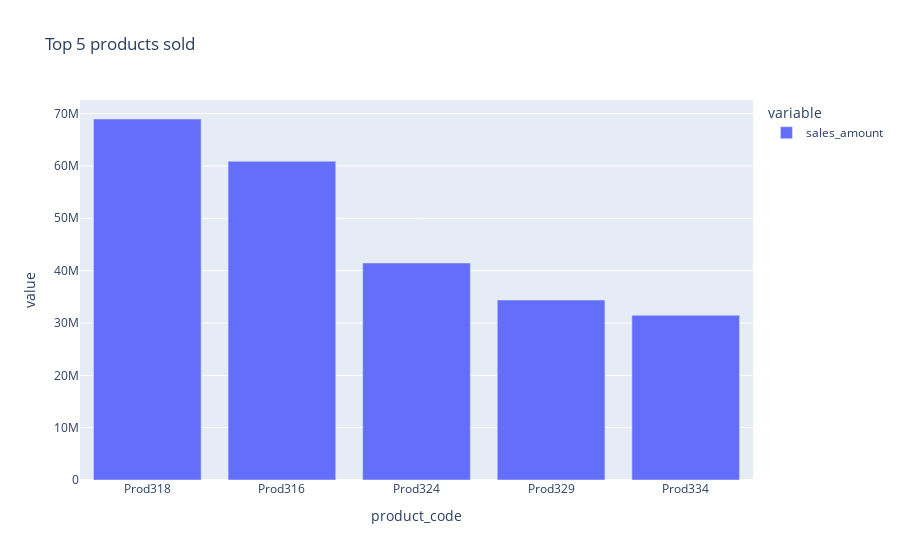

Notebook code for this chart:
### Code cell
#Top 5 product sold
dff4 = df.groupby(["product_code"]).sales_amount.sum().reset_index()


#sort 
dff4=dff4.sort_values(by=['sales_amount'], ascending= False)
#filter top 5
dff4 = dff4.head(5)
#plot the bars
fig = px.bar(dff4, x="product_code", y=["sales_amount"], title="Top 5 products sold")

fig.show()

### Figure 1 — Plotly figure (JSON) as saved in the notebook; plotly's stock layout.template omitted (floating-point values rounded to 4 significant figures)
{"data": [{"alignmentgroup": "True", "hovertemplate": "variable=sales_amount<br>product_code=%{x}<br>value=%{y}<extra></extra>", "legendgroup": "sales_amount", "marker": {"color": "#636efa", "pattern": {"shape": ""}}, "name": "sales_amount", "offsetgroup": "sales_amount", "orientation": "v", "showlegend": true, "textposition": "auto", "type": "bar", "x": ["Prod318", "Prod316", "Prod324", "Prod329", "Prod334"], "xaxis": "x", "y": [68967202, 60883452, 41455364, 34381481, 31468996], "yaxis": "y"}], "layout": {"barmode": "relative", "legend": {"title": {"text": "variable"}, "tracegroupgap": 0}, "title": {"text": "Top 5 products sold"}, "xaxis": {"anchor": "y", "domain": [0, 1], "title": {"text": "product_code"}}, "yaxis": {"anchor": "x", "domain": [0, 1], "title": {"text": "value"}}}}
